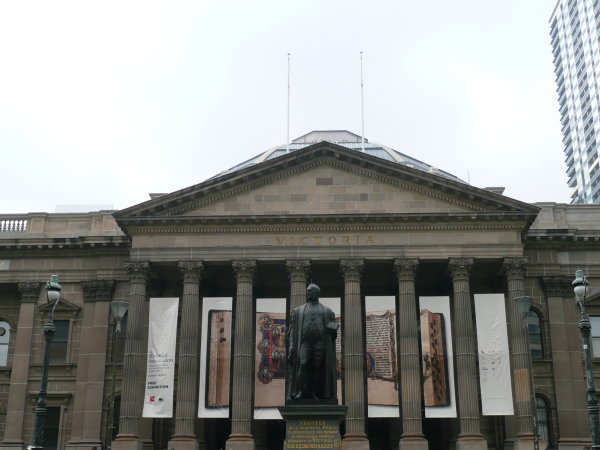
#> input picture Phase1/Data/Train/Set1/1.jpg, 600 x 450 px, found by its file name; its folder holds 3 pictures in this run
$ python main.py
#> lines starting #> are read from the running program, lines starting #| are printed output that depends on the picture
### Phase1/util.py
import numpy as np
import matplotlib.pyplot as plt
import cv2

def save_image(image, filename="image.jpg"):
    cv2.imwrite(filename, image)

def plot_corners(image, corners, filename='image.jpg'):
    for x, y in corners:
        cv2.circle(image, (x, y), 5, (0, 255, 0), -1)
    save_image(image, filename)

def draw_matches(img1, img2, kps1, kps2, filename):
    NumKps = len(kps1)
    MatchImage = np.concatenate((img1,img2), axis=1)
    for i in range(NumKps):
        x1, y1 = kps1[i][0], kps1[i][1]
        x2, y2 = kps2[i][0]+int(img1.shape[1]), kps2[i][1]
        cv2.line(MatchImage,(x1,y1),(x2,y2),(255,255,153),2)
        cv2.circle(MatchImage,(x1,y1),3,255,-1)
        cv2.circle(MatchImage,(x2,y2),3,255,-1)
    save_image(MatchImage, filename)

def select_random_points(kps1, kps2, dmatch, num_points=4):
    sample = np.random.randint(0, len(dmatch)-1, size=num_points)
    pts1 = [kps1[dmatch[i].queryIdx] for i in sample]
    pts2 = [kps2[dmatch[i].trainIdx] for i in sample]
    return np.asarray(pts1), np.asarray(pts2)

### Phase1/main.py
#!/usr/bin/evn python

import argparse
import cv2
import numpy as np
from util import save_image, plot_corners, draw_matches, select_random_points

def ANMS(image, corners:np.array, Nbest:int):
    harris_scores = cv2.cornerHarris(image, blockSize=2, ksize=3, k=0.04)
    scores = [harris_scores[y, x] for x, y in corners]

    num_corners = len(corners)
    radii = np.full(num_corners, np.inf)
    for i in range(num_corners):
        for j in range(num_corners):
            if scores[j] > scores[j]:
                ED = np.linalg.norm(corners[j] - corners[i])
                radii[i] = min(radii[i], ED)

    sorted = np.argsort(radii)[::-1]
    best_indices = sorted[:Nbest]
    return [corners[i] for i in best_indices]

def getFeatureVector(image:np.array, corners:np.array):
    patchSize = 40
    padded = cv2.copyMakeBorder(image, int(patchSize/2), int(patchSize/2), int(patchSize/2), int(patchSize/2), cv2.BORDER_CONSTANT)
    descriptors = []
    for c in corners:
        x, y = c[0] + patchSize/2, c[1] + patchSize/2
        patch = padded[int(y - patchSize/2):int(y + patchSize/2), int(x - patchSize/2):int(x + patchSize/2)]
        if patch.shape == (40, 40):
            blurred_patch = cv2.GaussianBlur(patch, (3,3), 0)
            subsample = cv2.resize(blurred_patch, (8, 8))
            subsample = subsample.reshape((64, 1))
            standardized = (subsample - np.mean(subsample)) / np.std(subsample)
            descriptors.append(standardized)

    return descriptors

def matchFeatures(des1, des2, corn1, corn2, ratio=0.8):
    kps1 = []
    kps2 = []
    dmatch = []
    for i in range(0, len(des1)):
        best_matches = [np.inf, np.inf]  # (best_match, 2nd best match)
        match_idx = [0, 0]
        for j in range(0, len(des2)):
            ssd = np.sum((des1[i] - des2[j])**2)
            if ssd < best_matches[0]:
                best_matches[1] = best_matches[0]
                best_matches[0] = ssd
                match_idx[1] = match_idx[0]
                match_idx[0] = j

        if best_matches[0]/best_matches[1] <= ratio:
            kps1.append(corn1[i])
            kps2.append(corn2[match_idx[0]])
            dmatch.append(cv2.DMatch(len(kps1) - 1, len(kps2) - 1, best_matches[0]))

    return np.asarray(kps1), np.asarray(kps2), dmatch

def find_inliers(H, kps1, kps2, dmatches, threshold=5.0):
    inliers = []
    for match in dmatches:
        pt1 = np.array([kps1[match.queryIdx][0], kps1[match.queryIdx][1], 1])
        pt2 = np.array([kps2[match.trainIdx][0], kps2[match.trainIdx][1], 1])
        projected_pt1 = np.dot(H, pt1)
        if (projected_pt1[2] != 0):
            projected_pt1 = projected_pt1 / projected_pt1[2]  ## normalize step
            ssd = np.sum((projected_pt1 - pt2)**2)
            if ssd < threshold:
                inliers.append(match)
    return inliers

def RANSAC(kps1, kps2, dmatch, max_iters=1000, inlier_ratio=0.9):
    best_inliers = []
    for i in range(max_iters):
        pts1, pts2 = select_random_points(kps1, kps2, dmatch, num_points=4)
        H, _ = cv2.findHomography(pts1, pts2, cv2.RANSAC, 5.0)
        inliers = find_inliers(H, kps1, kps2, dmatch, threshold= 15.0)
        if len(inliers) > len(best_inliers):
            best_inliers = inliers
        if len(best_inliers) > (inlier_ratio * len(dmatch)):
            break
    return best_inliers

def poisson_blend(img1, img2, H):
    h1, w1 = img1.shape[:2]
    h2, w2 = img2.shape[:2]

    pts1 = np.float32([[0, 0], [0, h1], [w1, h1], [w1, 0]])
    pts2 = np.float32([[0, 0], [0, h2], [w2, h2], [w2, 0]])
    pts2_ = cv2.perspectiveTransform(pts2.reshape(-1, 1, 2), H).reshape(-1, 2)
    pts = np.concatenate((pts1, pts2_), axis=0)
    [xmin, ymin] = np.int32(pts.min(axis=0))
    [xmax, ymax] = np.int32(pts.max(axis=0))
    t = [-xmin, -ymin]
    Ht = np.array([[1, 0, t[0]], [0, 1, t[1]], [0, 0, 1]])

    result = cv2.warpPerspective(img1, Ht.dot(H), (xmax - xmin, ymax - ymin), flags=cv2.INTER_LINEAR)

    result_region = result[t[1]:h2 + t[1], t[0]:w2 + t[0]]

    if result_region.shape[0] != h2 or result_region.shape[1] != w2:
        result_region = result_region[:h2, :w2]

    result[t[1]:h2 + t[1], t[0]:w2 + t[0]] = img2

    return result


def main():
    parser = argparse.ArgumentParser()
    parser.add_argument('--setNum', default=1, choices=[1, 2, 3], help="Set number to run")
    args = parser.parse_args()

    ## Read images
    images = [cv2.imread(f"Phase1/Data/Train/Set{args.setNum}/{i}.jpg") for i in range(1, 4)]
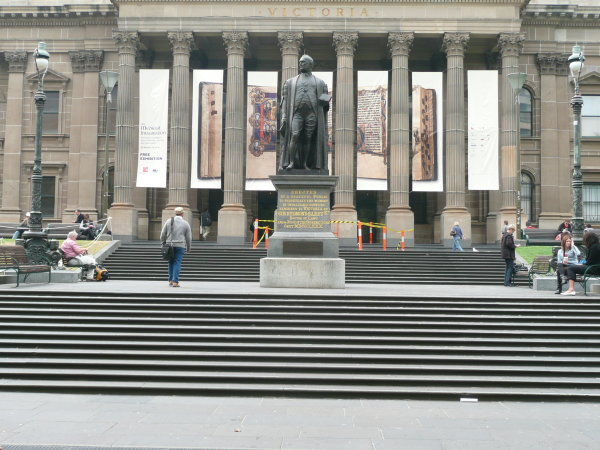
#> input picture Phase1/Data/Train/Set1/2.jpg, 600 x 450 px, found by its file name
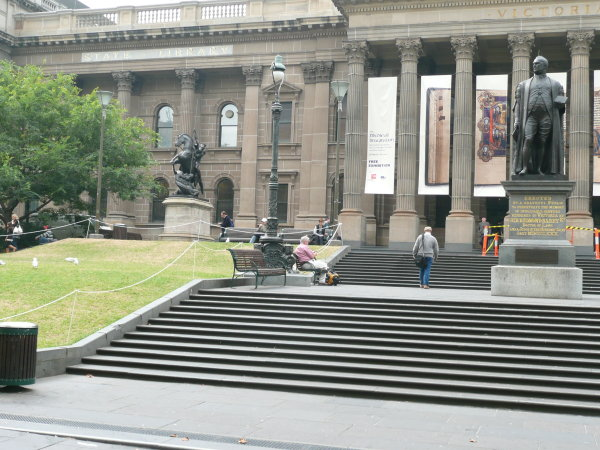
#> input picture Phase1/Data/Train/Set1/3.jpg, 600 x 450 px, found by its file name
#> images = 3 items
    im1 = images[0]
#> im1 is the input picture: shape (450, 600, 3); mean B, G, R 144.3, 147.2, 145.6
    im2 = images[1]
#> im2 is the input picture: shape (450, 600, 3); mean B, G, R 135.2, 141.3, 141.1
    gray1 = cv2.cvtColor(im1, cv2.COLOR_BGR2GRAY)
    gray2 = cv2.cvtColor(im2, cv2.COLOR_BGR2GRAY)

    ## Detect corners in image
    corners1 = cv2.goodFeaturesToTrack(gray1, maxCorners=500, qualityLevel=.001, minDistance=10)
#> corners1 = 500 rows, first 8: [16, 221], [3, 221], [282, 418], [426, 416], [502, 194], [231, 298], [150, 198], [178, 298]
    corners1 = np.int0(corners1)
    corners1 = np.squeeze(corners1)  ## reshape from (maxCorners, 1, 2) to (maxCorners, 2)
#> corners1 = 500 pairs, first value 2 to 598, second value 2 to 448
    corners2 = cv2.goodFeaturesToTrack(gray2, maxCorners=500, qualityLevel=.001, minDistance=10)
#> corners2 = 500 rows, first 8: [387, 71], [412, 72], [413, 190], [357, 189], [83, 226], [220, 187], [222, 70], [358, 71]
    corners2 = np.int0(corners2)
    corners2 = np.squeeze(corners2)  ## reshape from (maxCorners, 1, 2) to (maxCorners, 2)
#> corners2 = 500 pairs, first value 1 to 597, second value 1 to 431
    plot_corners(im1.copy(), corners1, 'Phase1/im1_corners.jpg')
#> the loop in plot_corners, `for x, y in corners:` made 500 passes
    plot_corners(im2.copy(), corners2, 'Phase1/im2_corners.jpg')
#> the loop in plot_corners (call 2), `for x, y in corners:` made 500 passes

    ## Perform adaptive non-max supprression to find the "best" corners out of the corners found previously
    best_corners1 = ANMS(gray1, corners1, 150)
#> in ANMS, `scores = [harris_scores[y, x] for x, y in corners]`: scores = 500 values, max 0.00941 at index 2, min -0.00199 at index 350, mean 0.00025
#> in ANMS, `num_corners = len(corners)`: num_corners = 500
#> in ANMS, `sorted = np.argsort(radii)[::-1]`: sorted = 500 values, max 499 at index 1, min 0 at index 0, mean 249.5
#> in ANMS, `best_indices = sorted[:Nbest]`: best_indices = 150 values, max 499 at index 1, min 0 at index 0, mean 332.2
#> best_corners1 = 150 pairs, first value 6 to 598, second value 11 to 447
    best_corners2 = ANMS(gray2, corners2, 150)
#> call 2 of ANMS, with corners = array of shape (500, 2), Nbest = 150
#> in ANMS (call 2), `harris_scores = cv2.cornerHarris(image, blockSize=2, ksize=3, k=0.04)`:
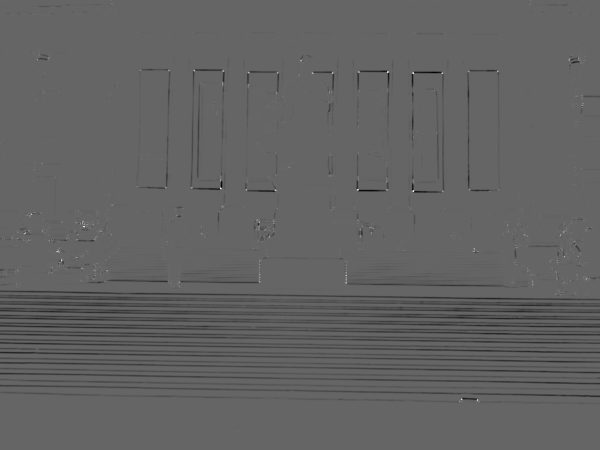
#> harris_scores: shape (450, 600) float32; min -0.0104, max 0.0157, mean -0.000328; drawn with min black and max white
#> in ANMS (call 2), `scores = [harris_scores[y, x] for x, y in corners]`: scores = 500 values, max 0.0139 at index 4, min -0.00399 at index 24, mean 0.000652
#> best_corners2 = 150 pairs, first value 3 to 596, second value 1 to 402
    plot_corners(im1.copy(), best_corners1, 'Phase1/anms1.jpg')
    plot_corners(im2.copy(), best_corners2, 'Phase1/anms2.jpg')

    ## Find descriptors of the best corners which is a 8x8 patch around the corners
    ## and then flattened to a 64 x 1 feature vector
    descriptors1 = getFeatureVector(gray1, best_corners1)  ## list of descriptors
#> the loop in getFeatureVector, `for c in corners:` made 150 passes
#> (c, x, y) on passes 1 to 12: ([16, 221], 36, 241), ([327, 151], 347, 171), ([346, 169], 366, 189), ([74, 290], 94, 310), ([552, 262], 572, 282), ([137, 233], 157, 253), ([489, 228], 509, 248), ([189, 293], 209, 313), ([517, 289], 537, 309), ([42, 232], 62, 252), ([418, 179], 438, 199), ([556, 227], 576, 247)
#> (x, y) on passes 61 to 66: (48, 374), (203, 252), (182, 252), (258, 302), (168, 235), (371, 268)
#> after the loop in getFeatureVector, `for c in corners:`: descriptors = 150 items
#> descriptors1 = 150 items
    descriptors2 = getFeatureVector(gray2, best_corners2)  ## list of descriptors
#> in getFeatureVector (call 2), `padded = cv2.copyMakeBorder(image, int(patchSize/2), int(patchSize/2),..`:
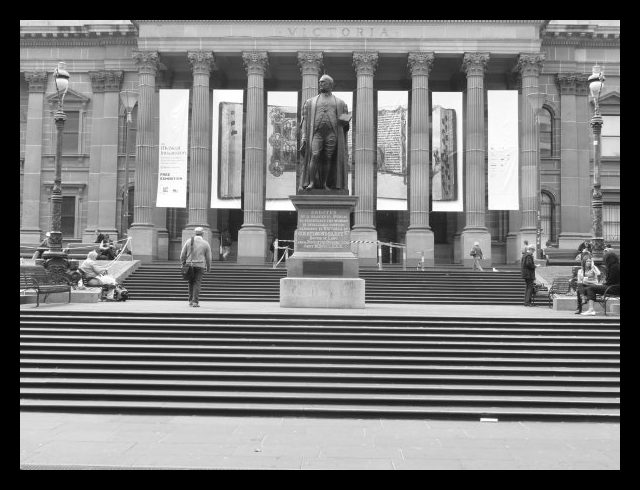
#> padded: shape (490, 640); min 0, max 255, mean 121
#> the loop in getFeatureVector (call 2), `for c in corners:` made 150 passes
#> (c, x, y) on passes 1 to 12: ([387, 71], 407, 91), ([187, 129], 207, 149), ([590, 266], 610, 286), ([499, 402], 519, 422), ([376, 2], 396, 22), ([21, 98], 41, 118), ([494, 2], 514, 22), ([512, 66], 532, 86), ([284, 242], 304, 262), ([537, 168], 557, 188), ([28, 4], 48, 24), ([466, 175], 486, 195)
#> (x, y) on passes 61 to 66: (586, 286), (554, 376), (199, 85), (139, 47), (433, 265), (23, 263)
#> after the loop in getFeatureVector (call 2), `for c in corners:`:
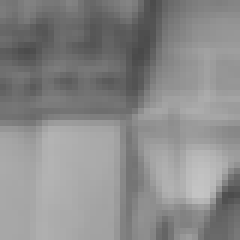
#> blurred_patch: shape (40, 40) (shown 6 times larger); min 73, max 196, mean 137.8
#> descriptors2 = 150 items

    ## Measure similarity between descriptors to find keypoints, which are similar corners in each image
    kps1, kps2, dmatch = matchFeatures(descriptors1, descriptors2, best_corners1, best_corners2, 0.8)
#> the loop in matchFeatures, `for i in range(0, len(des1)):` made 150 passes
#> after the loop in matchFeatures, `for i in range(0, len(des1)):`: dmatch = 89 matches; kps1 = 89 pairs, first value 6 to 598, second value 11 to 447; kps2 = 89 pairs, first value 4 to 593, second value 10 to 253
#> dmatch = 89 matches
    draw_matches(im1.copy(), im2.copy(), kps1, kps2, 'Phase1/matches.jpg')
#> in draw_matches, `NumKps = len(kps1)`: NumKps = 89
#> the loop in draw_matches, `for i in range(NumKps):` made 89 passes
#> (x1, y1, x2, y2) on passes 1 to 12: (16, 221, 614, 56), (327, 151, 1043, 43), (552, 262, 1155, 39), (189, 293, 779, 65), (517, 289, 1112, 66), (556, 227, 835, 23), (329, 243, 1155, 39), (598, 403, 768, 167), (30, 391, 772, 126), (560, 298, 1156, 77), (440, 384, 1026, 149), (512, 413, 765, 186)

    ## RANSAC to estimate homography between images
    inlier_matches = RANSAC(kps1, kps2, dmatch)
    in_kps1 = [kps1[inlier_matches[i].queryIdx] for i in range(len(inlier_matches))]
    in_kps2 = [kps2[inlier_matches[i].trainIdx] for i in range(len(inlier_matches))]
    draw_matches(im1.copy(), im2.copy(), in_kps1, in_kps2, 'Phase1/inlier_matches.jpg')
#> call 2 of draw_matches, with filename = 'Phase1/inlier_matches.jpg'
#> after the loop in draw_matches (call 2), `for i in range(NumKps):`:
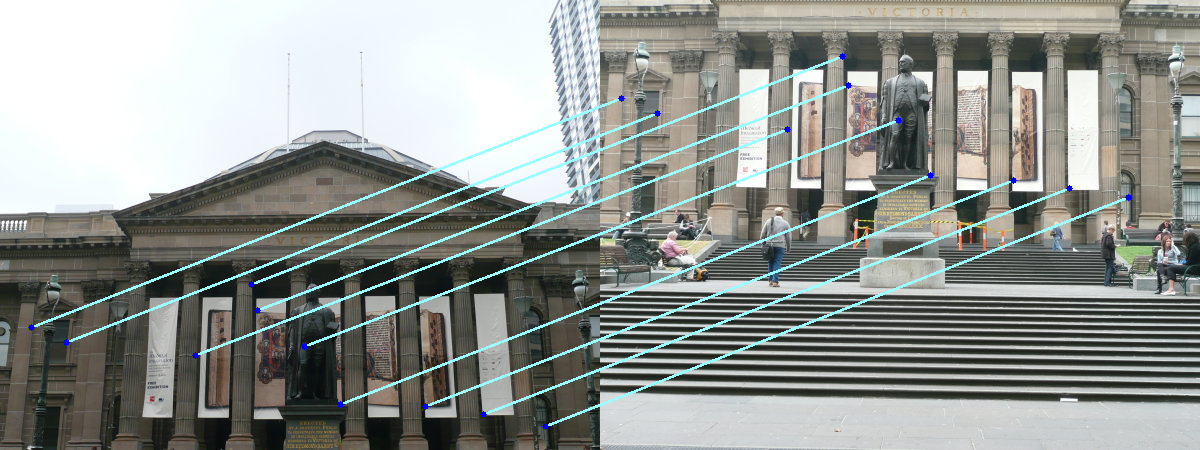
#> MatchImage: shape (450, 1200, 3); mean of channels 0, 1, 2 144.4, 148.4, 144.4; drawn as B, G, R
    H, _ = cv2.findHomography(np.asarray(in_kps1), np.asarray(in_kps2), method=0)

    ## Blend images with poisson blending
    blended_image = poisson_blend(im1.copy(), im2.copy(), H)
#> in poisson_blend, `result[t[1]:h2 + t[1], t[0]:w2 + t[0]] = img2`:
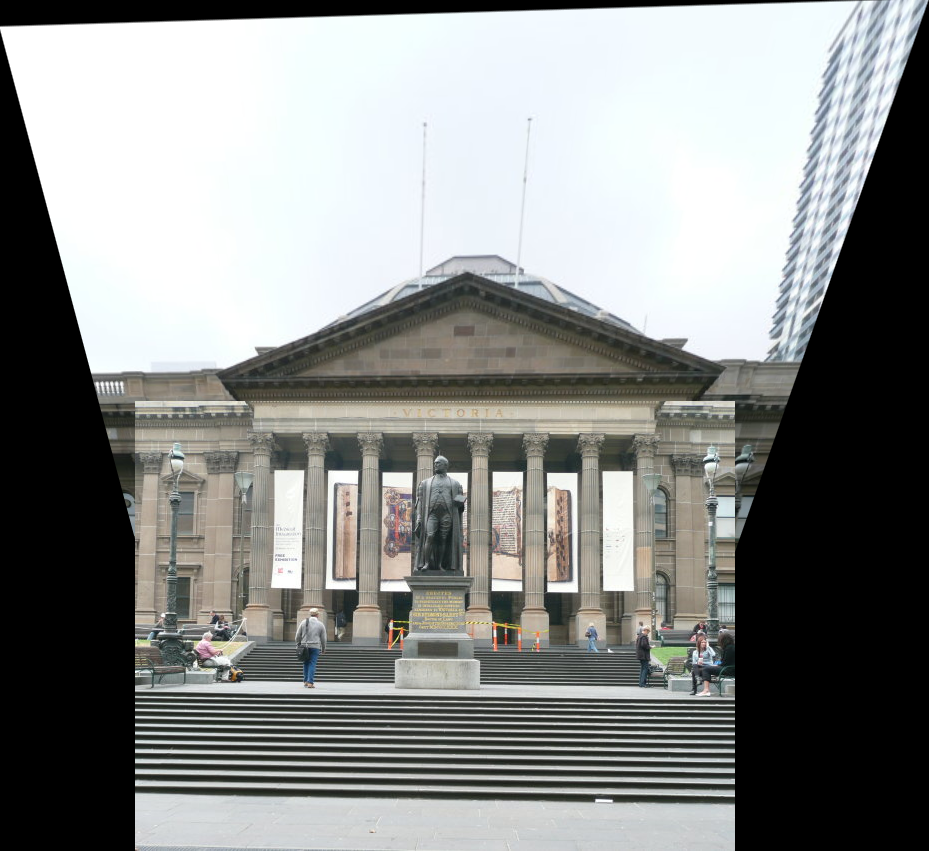
#> result: shape (851, 929, 3); mean of channels 0, 1, 2 135.6, 137.3, 135.3; drawn as B, G, R
    save_image(blended_image, "Phase1/blended.jpg")

if __name__ == "__main__":
    main()
